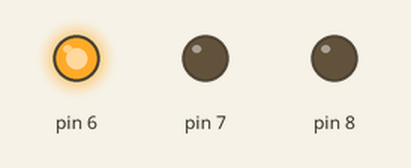
The sketch below on a simulated Arduino Uno, built with avr-gcc and run on an emulated ATmega328P. On the bench: output pins drawn as LEDs (lit = HIGH).

Above: at 0.05 s.
At 0.75 s:
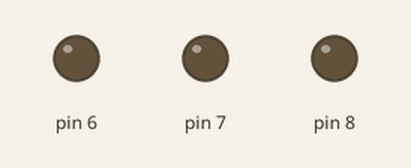
At 1.45 s:
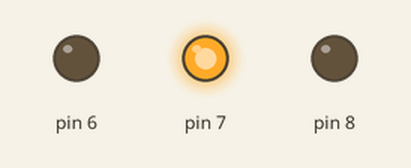
At 2.85 s:
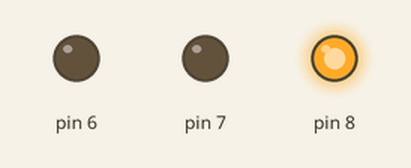
Timing chart, 0 to 3.1 s (numbered marks = the images above):
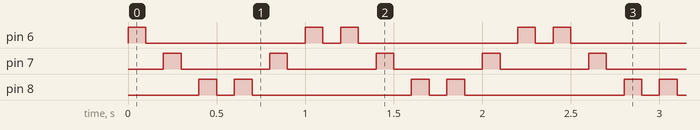

The sketch:

sketch_feb25c.ino
```cpp
void setup() {
  int led1=6;
  int led2=7;
  int led3=8;
  // put your setup code here, to run once:

  pinMode(6,OUTPUT);
   pinMode(7,OUTPUT);
    pinMode(8,OUTPUT);


}

void loop() {
  // put your main code here, to run repeatedly:
digitalWrite(6,HIGH);
delay(100);
digitalWrite(6,LOW);
delay(100);
digitalWrite(7,HIGH);
delay(100);
digitalWrite(7,LOW);
delay(100);
digitalWrite(8,HIGH);
delay(100);
digitalWrite(8,LOW);
delay(100);


digitalWrite(8,HIGH);
delay(100);
digitalWrite(8,LOW);
delay(100);
digitalWrite(7,HIGH);
delay(100);
digitalWrite(7,LOW);
delay(100);
digitalWrite(6,HIGH);
delay(100);
digitalWrite(6,LOW);
delay(100);
}
```

Measured:
- by itself, pin 6: repeats every 1.2 s: LOW 0.90 s, HIGH 0.10 s, LOW 0.10 s, HIGH 0.10 s
- by itself, pin 7: alternates HIGH for 0.10 s and LOW for 0.50 s
- by itself, pin 8: repeats every 1.2 s: LOW 0.10 s, HIGH 0.10 s, LOW 0.90 s, HIGH 0.10 s
